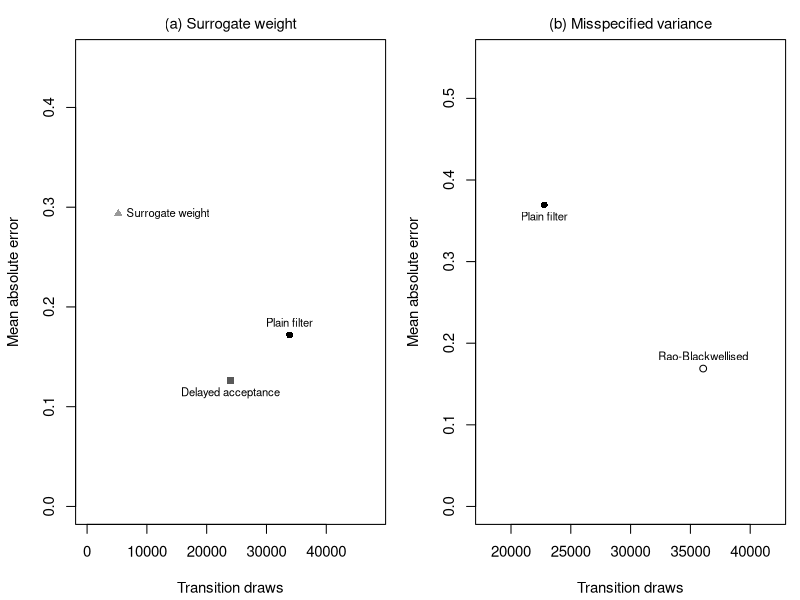
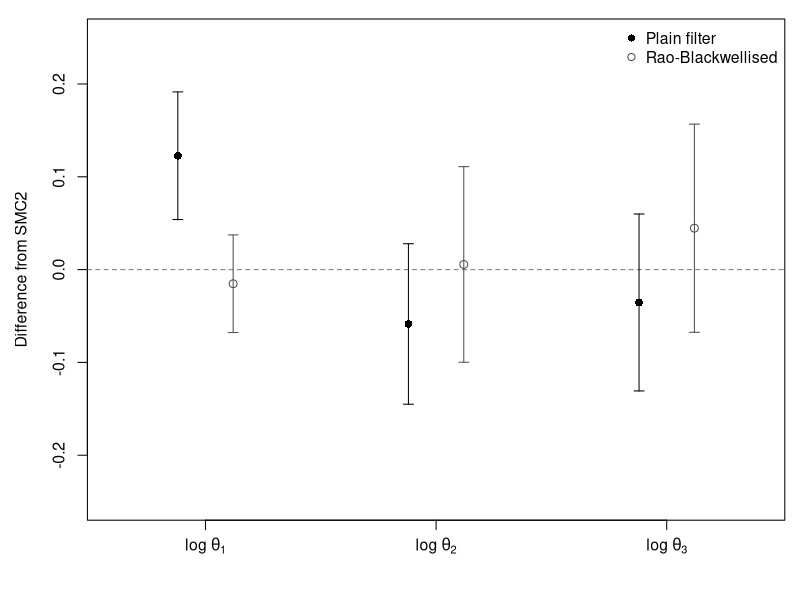

Here is the R script that generated these plots, in order:
# Display: accuracy against transition draws, and Lotka-Volterra differences
# Source: as specified in the request
# The plotted numbers are replicate means already stored for the manuscript.
# This script does not rerun the filters.
# Symbols:
#   e        mean absolute error of the log-parameter means     mean_abs_err
#   c        mean number of transition draws                    n_trans
#   m_j(a)   mean over replicates of the weighted mean          mean_log
#   s_j(a)   replicate standard deviation of that mean          sd_log
#   d_j(a)   m_j(a) - m_j(SMC2)                                 diff
#   se_j(a)  standard error of d_j(a)                           se

# Step 1. Read the stored summaries.
# The Ornstein-Uhlenbeck rows are the plain Metropolis-Hastings filter,
# delayed acceptance, the surrogate weight, and the two observation variances.
s2 <- read.csv(
  "Kalman extensions/results/summary-s2.csv",
  stringsAsFactors = FALSE
)
s4 <- read.csv(
  "Kalman extensions/results/summary-s4.csv",
  stringsAsFactors = FALSE
)
s6 <- read.csv(
  "Kalman extensions/results/summary-s6.csv",
  stringsAsFactors = FALSE
)
lv <- read.csv(
  "Kalman extensions/results/s7-lv-summary.csv",
  stringsAsFactors = FALSE
)

# Step 2. Ornstein-Uhlenbeck points.
# Panel (a): (c, e) for three schemes on the correctly specified series.
# Panel (b): (c, e) when the filter variance is five times the data variance.
ou_names <- c("mh", "da", "surrogate")
ou_labels <- c("Plain filter", "Delayed acceptance", "Surrogate weight")
ou_x <- c(
  s2$n_trans[s2$method == "mh"],
  s2$n_trans[s2$method == "da"],
  s4$n_trans[s4$method == "surrogate"]
)
ou_y <- c(
  s2$mean_abs_err[s2$method == "mh"],
  s2$mean_abs_err[s2$method == "da"],
  s4$mean_abs_err[s4$method == "surrogate"]
)
var_names <- c("plain_Rg_0.5", "rb_Rg_0.5")
var_labels <- c("Plain filter", "Rao-Blackwellised")
var_x <- c(
  s6$n_trans[s6$method == "plain_Rg_0.5"],
  s6$n_trans[s6$method == "rb_Rg_0.5"]
)
var_y <- c(
  s6$mean_abs_err[s6$method == "plain_Rg_0.5"],
  s6$mean_abs_err[s6$method == "rb_Rg_0.5"]
)

# Step 3. Lotka-Volterra differences from SMC2.
# d_j(a) = m_j(a) - m_j(SMC2)
# se_j(a) = sqrt( (s_j(a)^2 + s_j(SMC2)^2) / 4 )
# The divisor 4 is the number of algorithm replicates.
smc <- lv[lv$method == "smc2", ]
plain <- lv[lv$method == "nenkf", ]
rb <- lv[lv$method == "rb", ]
mean_cols <- c("mean_log_theta1", "mean_log_theta2", "mean_log_theta3")
sd_cols <- c("sd_log_theta1", "sd_log_theta2", "sd_log_theta3")
diff_plain <- as.numeric(plain[1, mean_cols] - smc[1, mean_cols])
diff_rb <- as.numeric(rb[1, mean_cols] - smc[1, mean_cols])
se_plain <- sqrt((as.numeric(plain[1, sd_cols])^2 + as.numeric(smc[1, sd_cols])^2) / 4)
se_rb <- sqrt((as.numeric(rb[1, sd_cols])^2 + as.numeric(smc[1, sd_cols])^2) / 4)

# The standard errors are printed so the manuscript can be checked against them.
# They are not a further analysis.
cat("LV standard errors, plain minus SMC2:\n")
print(se_plain)
cat("LV standard errors, Rao-Blackwellised minus SMC2:\n")
print(se_rb)

# Step 4. Accuracy against transition draws.
# Grey levels distinguish schemes that share a target from the surrogate weight.
pdf(
  file = "Kalman extensions/paper/figures/ou-accuracy-cost.pdf",
  width = 7.2,
  height = 3.6
)
par(mfrow = c(1, 2), mar = c(4.2, 4.2, 2.2, 0.8), cex = 0.9)
plot(
  ou_x, ou_y,
  pch = c(16, 15, 17),
  col = c("black", "grey35", "grey60"),
  xlim = c(0, 48000),
  ylim = c(0, 0.45),
  xlab = "Transition draws",
  ylab = "Mean absolute error",
  main = ""
)
mtext("(a) Surrogate weight", side = 3, line = 0.4, cex = 0.9)
# Labels sit above or below the point so the right-hand point stays inside the panel.
text(
  ou_x, ou_y,
  labels = ou_labels,
  pos = c(3, 1, 4),
  cex = 0.75,
  offset = 0.45
)
plot(
  var_x, var_y,
  pch = c(16, 1),
  col = c("black", "black"),
  xlim = c(18000, 42000),
  ylim = c(0, 0.55),
  xlab = "Transition draws",
  ylab = "Mean absolute error",
  main = ""
)
mtext("(b) Misspecified variance", side = 3, line = 0.4, cex = 0.9)
text(
  var_x, var_y,
  labels = var_labels,
  pos = c(1, 3),
  cex = 0.75,
  offset = 0.45
)
dev.off()

# Step 5. Lotka-Volterra differences.
# The horizontal line is equality with the SMC2 mean.
# The bars are se_j(a), not posterior standard deviations.
pdf(
  file = "Kalman extensions/paper/figures/lv-differences.pdf",
  width = 7.2,
  height = 4.0
)
par(mar = c(4.2, 4.6, 1.0, 0.8), cex = 0.95)
x <- c(1, 2, 3)
plot(
  NA,
  xlim = c(0.6, 3.4),
  ylim = c(-0.25, 0.25),
  xlab = "",
  ylab = "Difference from SMC2",
  xaxt = "n"
)
axis(1, at = x, labels = expression(log~theta[1], log~theta[2], log~theta[3]))
abline(h = 0, lty = 2, col = "grey50")
# Plain filter, filled circles, offset left.
x_plain <- x - 0.12
arrows(
  x_plain, diff_plain - se_plain,
  x_plain, diff_plain + se_plain,
  angle = 90, code = 3, length = 0.05
)
points(x_plain, diff_plain, pch = 16, cex = 1.1)
# Rao-Blackwellised filter, open circles, offset right.
x_rb <- x + 0.12
arrows(
  x_rb, diff_rb - se_rb,
  x_rb, diff_rb + se_rb,
  angle = 90, code = 3, length = 0.05, col = "grey30"
)
points(x_rb, diff_rb, pch = 1, cex = 1.1, col = "grey30")
legend(
  "topright",
  legend = c("Plain filter", "Rao-Blackwellised"),
  pch = c(16, 1),
  col = c("black", "grey30"),
  bty = "n"
)
dev.off()
